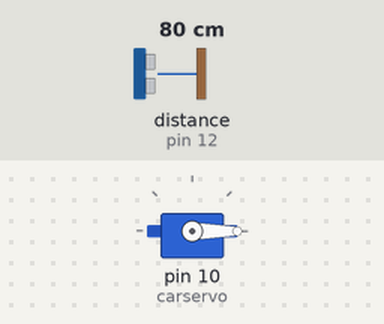
Bench run of a sketch on a simulated Arduino Uno, built with avr-gcc and run on an emulated ATmega328P. On the bench: servo. Wiring (inferred from the names in the program): ultrasonic range finder: trigger pin 13; echo pin 12. The test bench sets the inputs (shaded band); at power-on: distance to the obstacle (sensor on pin 12) 80 cm. The echo pulse lasts 58.3 µs per cm; what the sketch prints to the serial monitor is not drawn.

Above: at 0.05 s.
At 2.05 s:
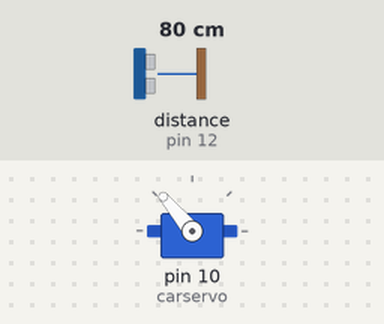
At 4.0 s:
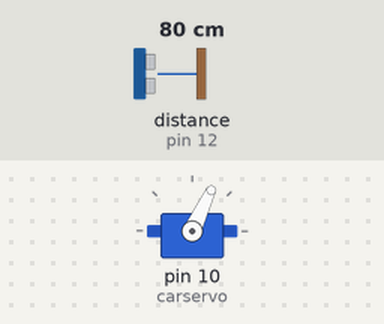
Timing chart, 0 to 5.2 s (numbered marks = the images above):
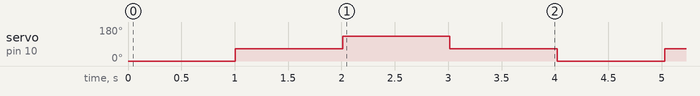

Measured:
- by itself, servo on pin 10 (carservo): repeats every 4.0 s: 130° 1.0 s, 65° 1.0 s, 0° 1.0 s, 65° 1.0 s

The sketch:

13_2_Ultrasonic_Ranging.ino
```cpp
/*****************************************************

 * This code applies to 4WD Mecanum Wheels Robot Car Kit
 * Through this link you can download the source code:
 * https://github.com/Cokoino/CKK0014
 * Company web site:
 * http://cokoino.com/

*****************************************************/
#include  <Servo.h>            //include servo library

#define Trig_Pin 13    //define Trig pin
#define Echo_Pin 12    //define Echo pin

#define MAX_DISTANCE    300   //cm
#define SONIC_TIMEOUT   (MAX_DISTANCE*60) // calculate timeout
#define SOUND_VELOCITY  340  //soundVelocity: 340m/s

Servo carservo;          //create servo object
byte servoOffset = 0;    //change the value to Calibrate servo
u8 distance[4];          //define an arry with type u8(same to unsigned char)

void setup() {
  Serial.begin(9600);
  pinMode(Trig_Pin, OUTPUT);      // set trigPin to output mode
  pinMode(Echo_Pin, INPUT_PULLUP);// set echoPin to input mode
 carservo.attach(10);        //initialize servo
  carservo.write(65 + servoOffset);  // change servoOffset to Calibrate servo
}

void loop() {
  carservo.write(0);
  delay(1000);
  distance[0] = getSonar();   //get ultrsonice value and save it into distance[0]

  carservo.write(65);
  delay(1000);
  distance[1] = getSonar();

  carservo.write(130);
  delay(1000);
  distance[2] = getSonar();

  carservo.write(65);
  delay(1000);
  distance[3] = getSonar();

  Serial.print("Distance R / M / L / M2:   ");  //Left/Middle/Right/Middle2
  for (int i = 0; i < 4; i++) {
    Serial.print(distance[i]);     //print ultrasonic in 0°, 65°, 130°, 65°
    Serial.print("/");
  }
  Serial.print('\n');  //next content will be printed in new line
}

float getSonar() {
  unsigned long pingTime;
  float distance;
  digitalWrite(Trig_Pin, HIGH); // make trigPin output high level lasting for 10μs to triger HC_SR04,
  delayMicroseconds(10);
  digitalWrite(Trig_Pin, LOW);
  pingTime = pulseIn(Echo_Pin, HIGH, SONIC_TIMEOUT); // Wait HC-SR04 returning to the high level and measure out this waitting time
  if (pingTime != 0)
    distance = (float)pingTime * SOUND_VELOCITY / 2 / 10000; // calculate the distance according to the time
  else
    distance = MAX_DISTANCE;
  return distance; // return the distance value
}
```
